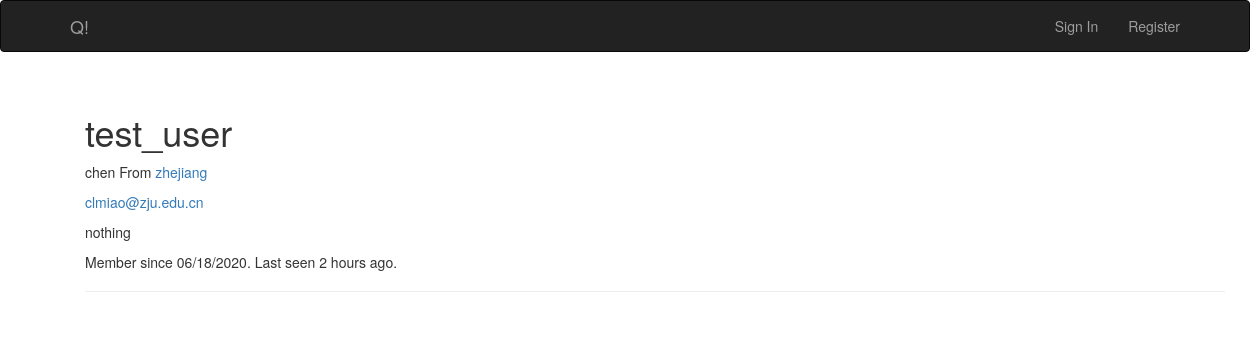
/user/test_user, run on an earlier commit of the app's database.
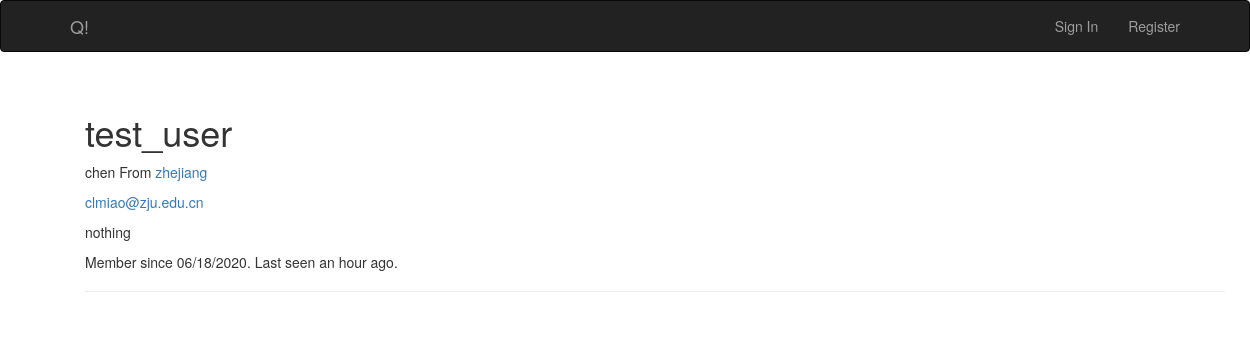
And on a later commit of the database.
### app/models.py (models this page shows, shortened)
class User(UserMixin, db.Model):
    __tablename__ = 'users'
    id = db.Column(db.Integer, primary_key=True)
    email = db.Column(db.String(64), unique=True, index=True)
    username = db.Column(db.String(64), unique=True)
    name = db.Column(db.String(64))
    location = db.Column(db.String(64))
    about_me = db.Column(db.Text())
    member_since = db.Column(db.DateTime(), default=datetime.utcnow)
    last_seen = db.Column(db.DateTime(), default=datetime.utcnow)
    confirmed = db.Column(db.Boolean, default=False)
    password_hash = db.Column(db.String(128))
    role_id = db.Column(db.Integer, db.ForeignKey('roles.id'))
    questionaires = db.relationship('Questionaire', backref="author", lazy="dynamic")
    posts = db.relationship('Post', backref="author", lazy="dynamic")
    @property
    def password(self):
        raise AttributeError('password is not a readable attribute')

### app/main/views.py (the view)
@main.route('/user/<username>')
def user(username):
    user = User.query.filter_by(username=username).first()
    if user is None:
        abort(404)
    return render_template('user.html', user=user)

### app/auth/views.py (called while the page is built)
@auth.before_app_request
def before_request():
    if current_user.is_authenticated:
        current_user.ping()
        if not current_user.confirmed \
            and request.endpoint[:5] != 'auth.':
            return redirect(url_for('auth.unconfirmed'))

### app/main/__init__.py (called while the page is built)
@main.app_context_processor
def inject_permission():
    return dict(Permission=Permission)

### app/models.py (called while the page is built)
    def is_administrator(self):
        return False

### app/templates/user.html (shortened to what this page needs)
{% extends 'base.html' %}
{% block page_content %}
<div class="page-header">
    <h1>{{ user.username }}</h1>
    {% if user.name or user.location %}
    <p>
        {% if user.name %}{{ user.name }}{% endif %}
        {% if user.location %}
            From <a href="http://maps.google.com/?q={{user.location}}">{{user.location}}</a>
        {% endif %}
    </p>
    {% endif %}
    {% if current_user.is_administrator %}
        <p><a href="mailto:{{user.email}}">{{user.email}}</a></p>
    {% endif %}
    {% if user.about_me %}
        <p>{{user.about_me}}</p>
    {% endif %}
    <p>
        Member since {{ moment(user.member_since).format('L') }}.
        Last seen {{ moment(user.last_seen).fromNow() }}.
    </p>
</div>
{% endblock page_content %}

### app/templates/base.html (shortened to what this page needs)
{% extends "bootstrap/base.html" %}
{% block head %}
    {{ super() }}
    <link href="//netdna.bootstrapcdn.com/bootstrap/3.0.0/css/bootstrap.min.css" rel="stylesheet">
    <link rel="stylesheet" href="{{ url_for('static', filename='bootstrap.min.css') }}" />
    <link rel="stylesheet" href="{{ url_for('static', filename='style.css') }}" />
{% endblock head %}
{% block navbar %}
<div class="navbar navbar-inverse navbar-toggleable-xl" role="navigation">
    <div class="container">
        <div class="navbar-collapse">
            <a class="navbar-brand" href="/">Q!</a>
            <ul class="nav navbar-nav navbar-right">
                {% if current_user.is_authenticated %}
                <li><a href="{{ url_for('main.user', username=current_user.username) }}">Profile</a></li>
                <li><a href="{{ url_for('auth.logout') }}">Sign Out</a></li>
                {% else %}
                <li><a href="{{ url_for('auth.login') }}">Sign In</a></li>
                <li><a href="{{ url_for('auth.register') }}">Register</a></li>
                {% endif %}
            </ul>
        </div>
    </div>
</div>
{% endblock navbar %}
{% block content%}
<div class="container" id="mainbody">
    {% block page_content %}
    {% endblock page_content %}
</div>
{% endblock content %}

### app/static/style.css (style rules this page uses)
.navbar-nav>li, .navbar-nav { float: left !important; }
.navbar-nav.navbar-right:last-child { margin-right: -15px !important; }
.navbar-right { float: right!important; }
body { position: relative; overflow-x: hidden; }
body, html { height: 100%; background-color: white; }
#mainbody { margin-left: 70px; margin-right: 70px; }

What changed in the data, as far as the page shows it:
changed User "test_user": last_seen "2 hours ago" → "an hour ago"
